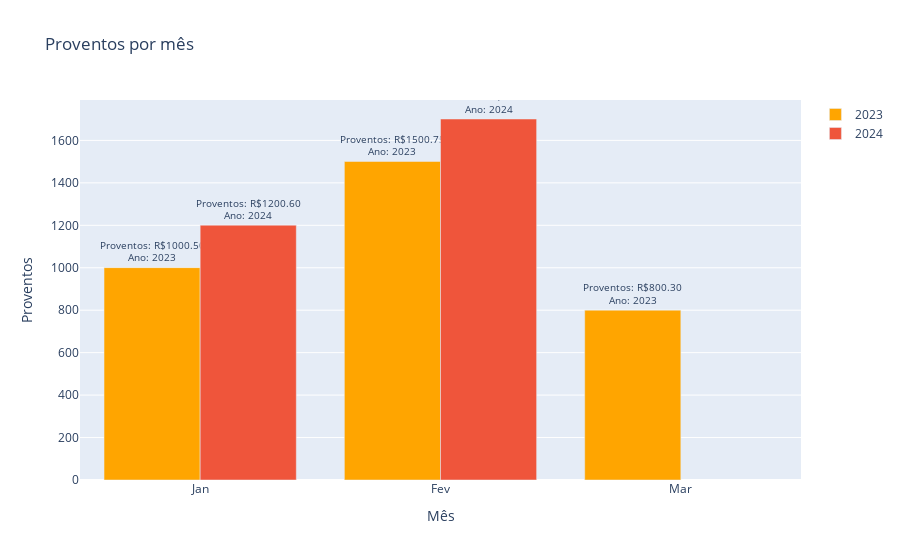

Source (notebook cell):
### Code cell
import pandas as pd
import plotly.graph_objs as go

# Criando um exemplo de dataframe
dados = {
    'data': ['2023-01-15', '2023-02-20', '2023-03-10', '2024-01-05', '2024-02-12'],
    'proventos': [1000.50, 1500.75, 800.30, 1200.60, 1700.80]
}

rendimentos = pd.DataFrame(dados)
rendimentos['data'] = pd.to_datetime(rendimentos['data'])

# Filtrando os dados por ano
rendimentos_2023 = rendimentos[rendimentos['data'].dt.year == 2023]
rendimentos_2024 = rendimentos[rendimentos['data'].dt.year == 2024]

# Calculando a soma dos proventos por mês para cada ano
rendimentos_2023_agrupados = rendimentos_2023.groupby(rendimentos_2023['data'].dt.month)['proventos'].sum()
rendimentos_2024_agrupados = rendimentos_2024.groupby(rendimentos_2024['data'].dt.month)['proventos'].sum()

# Mapeando números de meses para nomes de meses
meses = {
    1: 'Jan',
    2: 'Fev',
    3: 'Mar',
    4: 'Abr',
    5: 'Mai',
    6: 'Jun',
    7: 'Jul',
    8: 'Ago',
    9: 'Set',
    10: 'Out',
    11: 'Nov',
    12: 'Dez'
}

# Criando o gráfico de barras
trace1 = go.Bar(
    x=[meses[mes] for mes in rendimentos_2023_agrupados.index],
    y=rendimentos_2023_agrupados.values,
    name='2023',
    marker=dict(color='orange'),  # Definindo a cor laranja para as barras de 2023
    hoverinfo='text',
    text=[f'Proventos: R${valor:.2f}<br>Ano: 2023' for valor in rendimentos_2023_agrupados.values],
    textposition='outside'  # Colocando o texto fora das barras
)
trace2 = go.Bar(
    x=[meses[mes] for mes in rendimentos_2024_agrupados.index],
    y=rendimentos_2024_agrupados.values,
    name='2024',
    hoverinfo='text',
    text=[f'Proventos: R${valor:.2f}<br>Ano: 2024' for valor in rendimentos_2024_agrupados.values],
    textposition='outside'  # Colocando o texto fora das barras
)

layout = go.Layout(
    title='Proventos por mês',
    xaxis=dict(title='Mês'),
    yaxis=dict(title='Proventos')
)

fig = go.Figure(data=[trace1, trace2], layout=layout)

# Plotando o gráfico
fig.show()

### Figure 1 — Plotly figure (JSON) as saved in the notebook; plotly's stock layout.template omitted (floating-point values rounded to 4 significant figures)
{"data": [{"hoverinfo": "text", "marker": {"color": "orange"}, "name": "2023", "text": ["Proventos: R$1000.50<br>Ano: 2023", "Proventos: R$1500.75<br>Ano: 2023", "Proventos: R$800.30<br>Ano: 2023"], "textposition": "outside", "type": "bar", "x": ["Jan", "Fev", "Mar"], "y": [1000.0, 1501.0, 800.3]}, {"hoverinfo": "text", "name": "2024", "text": ["Proventos: R$1200.60<br>Ano: 2024", "Proventos: R$1700.80<br>Ano: 2024"], "textposition": "outside", "type": "bar", "x": ["Jan", "Fev"], "y": [1201.0, 1701.0]}], "layout": {"title": {"text": "Proventos por mês"}, "xaxis": {"title": {"text": "Mês"}}, "yaxis": {"title": {"text": "Proventos"}}}}
